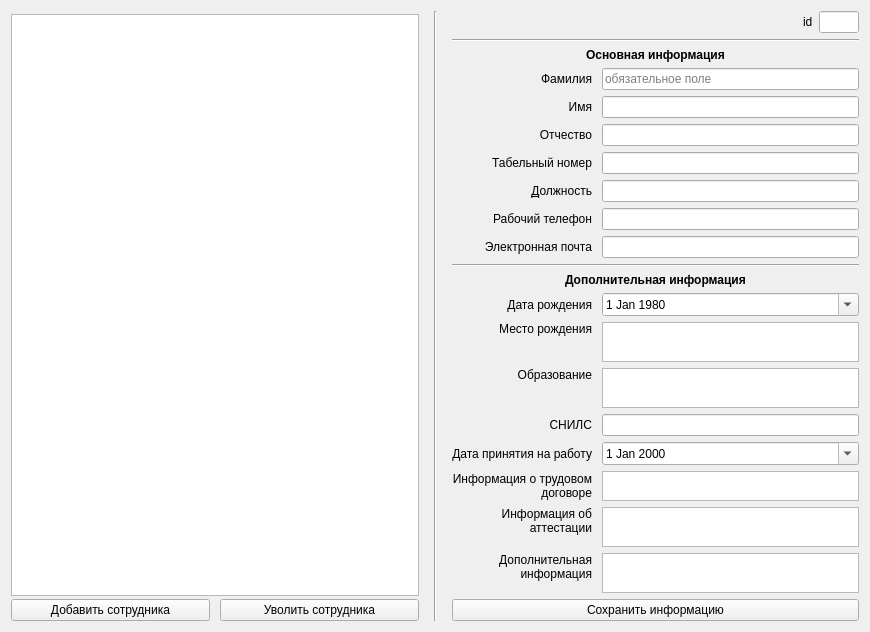
<?xml version="1.0" encoding="UTF-8"?>
<ui version="4.0">
 <class>Form</class>
 <widget class="QWidget" name="Form">
  <property name="geometry">
   <rect>
    <x>0</x>
    <y>0</y>
    <width>870</width>
    <height>621</height>
   </rect>
  </property>
  <property name="windowTitle">
   <string>Form</string>
  </property>
  <layout class="QGridLayout" name="gridLayout_2" columnstretch="0,0,0,0">
   <property name="horizontalSpacing">
    <number>15</number>
   </property>
   <property name="verticalSpacing">
    <number>3</number>
   </property>
   <item row="0" column="3" rowspan="3">
    <layout class="QGridLayout" name="gridLayout" columnstretch="0,0">
     <property name="horizontalSpacing">
      <number>10</number>
     </property>
     <property name="verticalSpacing">
      <number>6</number>
     </property>
     <item row="6" column="0">
      <widget class="QLabel" name="label_4">
       <property name="text">
        <string>Табельный номер</string>
       </property>
       <property name="alignment">
        <set>Qt::AlignRight|Qt::AlignTrailing|Qt::AlignVCenter</set>
       </property>
      </widget>
     </item>
     <item row="5" column="1">
      <widget class="QLineEdit" name="lineEdit_worker_patronymic">
       <property name="placeholderText">
        <string/>
       </property>
      </widget>
     </item>
     <item row="5" column="0">
      <widget class="QLabel" name="label_6">
       <property name="text">
        <string>Отчество</string>
       </property>
       <property name="alignment">
        <set>Qt::AlignRight|Qt::AlignTrailing|Qt::AlignVCenter</set>
       </property>
      </widget>
     </item>
     <item row="3" column="0">
      <widget class="QLabel" name="label_3">
       <property name="text">
        <string>Фамилия</string>
       </property>
       <property name="alignment">
        <set>Qt::AlignRight|Qt::AlignTrailing|Qt::AlignVCenter</set>
       </property>
      </widget>
     </item>
     <item row="8" column="0">
      <widget class="QLabel" name="label_22">
       <property name="text">
        <string>Рабочий телефон</string>
       </property>
       <property name="alignment">
        <set>Qt::AlignRight|Qt::AlignTrailing|Qt::AlignVCenter</set>
       </property>
      </widget>
     </item>
     <item row="7" column="1">
      <widget class="QLineEdit" name="lineEdit_worker_post"/>
     </item>
     <item row="7" column="0">
      <widget class="QLabel" name="label_10">
       <property name="text">
        <string>&amp;Должность</string>
       </property>
       <property name="alignment">
        <set>Qt::AlignRight|Qt::AlignTrailing|Qt::AlignVCenter</set>
       </property>
       <property name="buddy">
        <cstring>lineEdit_worker_post</cstring>
       </property>
      </widget>
     </item>
     <item row="19" column="0">
      <widget class="QLabel" name="label_18">
       <property name="text">
        <string>Дополнительная информация</string>
       </property>
       <property name="alignment">
        <set>Qt::AlignRight|Qt::AlignTop|Qt::AlignTrailing</set>
       </property>
       <property name="wordWrap">
        <bool>true</bool>
       </property>
      </widget>
     </item>
     <item row="11" column="0" colspan="2" alignment="Qt::AlignHCenter">
      <widget class="QLabel" name="label_14">
       <property name="maximumSize">
        <size>
         <width>16777215</width>
         <height>20</height>
        </size>
       </property>
       <property name="text">
        <string>&lt;html&gt;&lt;head/&gt;&lt;body&gt;&lt;p&gt;&lt;span style=&quot; font-size:9pt; font-weight:600;&quot;&gt;Дополнительная информация&lt;/span&gt;&lt;/p&gt;&lt;/body&gt;&lt;/html&gt;</string>
       </property>
      </widget>
     </item>
     <item row="10" column="0" colspan="2">
      <widget class="Line" name="line_3">
       <property name="orientation">
        <enum>Qt::Horizontal</enum>
       </property>
      </widget>
     </item>
     <item row="9" column="1">
      <widget class="QLineEdit" name="lineEdit_worker_email"/>
     </item>
     <item row="9" column="0">
      <widget class="QLabel" name="label_16">
       <property name="text">
        <string>Электронная почта</string>
       </property>
       <property name="alignment">
        <set>Qt::AlignRight|Qt::AlignTrailing|Qt::AlignVCenter</set>
       </property>
      </widget>
     </item>
     <item row="14" column="1">
      <widget class="QPlainTextEdit" name="plainTextEdit_worker_education">
       <property name="maximumSize">
        <size>
         <width>16777215</width>
         <height>40</height>
        </size>
       </property>
       <property name="tabChangesFocus">
        <bool>true</bool>
       </property>
      </widget>
     </item>
     <item row="14" column="0">
      <widget class="QLabel" name="label_19">
       <property name="text">
        <string>Образование</string>
       </property>
       <property name="alignment">
        <set>Qt::AlignRight|Qt::AlignTop|Qt::AlignTrailing</set>
       </property>
      </widget>
     </item>
     <item row="13" column="1">
      <widget class="QPlainTextEdit" name="plainTextEdit_worker_birthplace">
       <property name="maximumSize">
        <size>
         <width>16777215</width>
         <height>40</height>
        </size>
       </property>
       <property name="tabChangesFocus">
        <bool>true</bool>
       </property>
      </widget>
     </item>
     <item row="20" column="0" colspan="2">
      <widget class="QPushButton" name="pushButton_save">
       <property name="text">
        <string>Сохранить информацию</string>
       </property>
      </widget>
     </item>
     <item row="8" column="1">
      <widget class="QLineEdit" name="lineEdit_worker_phone">
       <property name="inputMask">
        <string/>
       </property>
       <property name="text">
        <string/>
       </property>
      </widget>
     </item>
     <item row="6" column="1">
      <widget class="QLineEdit" name="lineEdit_worker_tab_number">
       <property name="placeholderText">
        <string/>
       </property>
      </widget>
     </item>
     <item row="0" column="0" colspan="2">
      <layout class="QHBoxLayout" name="horizontalLayout">
       <property name="spacing">
        <number>6</number>
       </property>
       <item>
        <spacer name="horizontalSpacer">
         <property name="orientation">
          <enum>Qt::Horizontal</enum>
         </property>
         <property name="sizeHint" stdset="0">
          <size>
           <width>40</width>
           <height>20</height>
          </size>
         </property>
        </spacer>
       </item>
       <item>
        <widget class="QLabel" name="label">
         <property name="text">
          <string>id</string>
         </property>
        </widget>
       </item>
       <item>
        <widget class="QLineEdit" name="lineEdit_worker_id">
         <property name="maximumSize">
          <size>
           <width>40</width>
           <height>16777215</height>
          </size>
         </property>
         <property name="readOnly">
          <bool>true</bool>
         </property>
        </widget>
       </item>
      </layout>
     </item>
     <item row="3" column="1">
      <widget class="QLineEdit" name="lineEdit_worker_surname">
       <property name="placeholderText">
        <string>обязательное поле</string>
       </property>
      </widget>
     </item>
     <item row="2" column="0" colspan="2" alignment="Qt::AlignHCenter">
      <widget class="QLabel" name="label_2">
       <property name="maximumSize">
        <size>
         <width>16777215</width>
         <height>20</height>
        </size>
       </property>
       <property name="text">
        <string>&lt;html&gt;&lt;head/&gt;&lt;body&gt;&lt;p&gt;&lt;span style=&quot; font-size:9pt; font-weight:600;&quot;&gt;Основная информация&lt;/span&gt;&lt;/p&gt;&lt;/body&gt;&lt;/html&gt;</string>
       </property>
      </widget>
     </item>
     <item row="1" column="0" colspan="2">
      <widget class="Line" name="line_2">
       <property name="orientation">
        <enum>Qt::Horizontal</enum>
       </property>
      </widget>
     </item>
     <item row="17" column="0">
      <widget class="QLabel" name="label_11">
       <property name="text">
        <string>Информация о трудовом договоре</string>
       </property>
       <property name="alignment">
        <set>Qt::AlignRight|Qt::AlignTrailing|Qt::AlignVCenter</set>
       </property>
       <property name="wordWrap">
        <bool>true</bool>
       </property>
      </widget>
     </item>
     <item row="16" column="1">
      <widget class="QDateEdit" name="dateEdit_worker_startjob_date">
       <property name="sizePolicy">
        <sizepolicy hsizetype="Minimum" vsizetype="Fixed">
         <horstretch>0</horstretch>
         <verstretch>0</verstretch>
        </sizepolicy>
       </property>
       <property name="showGroupSeparator" stdset="0">
        <bool>false</bool>
       </property>
       <property name="dateTime">
        <datetime>
         <hour>0</hour>
         <minute>0</minute>
         <second>0</second>
         <year>2000</year>
         <month>1</month>
         <day>1</day>
        </datetime>
       </property>
       <property name="calendarPopup">
        <bool>true</bool>
       </property>
      </widget>
     </item>
     <item row="16" column="0">
      <widget class="QLabel" name="label_13">
       <property name="text">
        <string>Дата принятия на работу</string>
       </property>
       <property name="alignment">
        <set>Qt::AlignRight|Qt::AlignTrailing|Qt::AlignVCenter</set>
       </property>
      </widget>
     </item>
     <item row="15" column="1">
      <widget class="QLineEdit" name="lineEdit_worker_snils"/>
     </item>
     <item row="19" column="1">
      <widget class="QPlainTextEdit" name="plainTextEdit_worker_info">
       <property name="maximumSize">
        <size>
         <width>16777215</width>
         <height>40</height>
        </size>
       </property>
       <property name="tabChangesFocus">
        <bool>true</bool>
       </property>
      </widget>
     </item>
     <item row="17" column="1">
      <widget class="QPlainTextEdit" name="plainTextEdit_worker_contract_info">
       <property name="maximumSize">
        <size>
         <width>16777215</width>
         <height>30</height>
        </size>
       </property>
       <property name="tabChangesFocus">
        <bool>true</bool>
       </property>
      </widget>
     </item>
     <item row="13" column="0">
      <widget class="QLabel" name="label_9">
       <property name="text">
        <string>Место рождения</string>
       </property>
       <property name="alignment">
        <set>Qt::AlignRight|Qt::AlignTop|Qt::AlignTrailing</set>
       </property>
      </widget>
     </item>
     <item row="12" column="1">
      <widget class="QDateEdit" name="dateEdit_worker_birthday">
       <property name="showGroupSeparator" stdset="0">
        <bool>false</bool>
       </property>
       <property name="dateTime">
        <datetime>
         <hour>0</hour>
         <minute>0</minute>
         <second>0</second>
         <year>1980</year>
         <month>1</month>
         <day>1</day>
        </datetime>
       </property>
       <property name="calendarPopup">
        <bool>true</bool>
       </property>
      </widget>
     </item>
     <item row="12" column="0">
      <widget class="QLabel" name="label_12">
       <property name="text">
        <string>Дата рождения</string>
       </property>
       <property name="alignment">
        <set>Qt::AlignRight|Qt::AlignTrailing|Qt::AlignVCenter</set>
       </property>
      </widget>
     </item>
     <item row="4" column="1">
      <widget class="QLineEdit" name="lineEdit_worker_name">
       <property name="placeholderText">
        <string/>
       </property>
      </widget>
     </item>
     <item row="15" column="0">
      <widget class="QLabel" name="label_7">
       <property name="text">
        <string>СНИЛС</string>
       </property>
       <property name="alignment">
        <set>Qt::AlignRight|Qt::AlignTrailing|Qt::AlignVCenter</set>
       </property>
      </widget>
     </item>
     <item row="4" column="0">
      <widget class="QLabel" name="label_5">
       <property name="text">
        <string>Имя</string>
       </property>
       <property name="alignment">
        <set>Qt::AlignRight|Qt::AlignTrailing|Qt::AlignVCenter</set>
       </property>
      </widget>
     </item>
     <item row="18" column="1">
      <widget class="QPlainTextEdit" name="plainTextEdit_worker_attestations">
       <property name="maximumSize">
        <size>
         <width>16777215</width>
         <height>40</height>
        </size>
       </property>
       <property name="tabChangesFocus">
        <bool>true</bool>
       </property>
      </widget>
     </item>
     <item row="18" column="0">
      <widget class="QLabel" name="label_21">
       <property name="text">
        <string>Информация об аттестации</string>
       </property>
       <property name="alignment">
        <set>Qt::AlignRight|Qt::AlignTop|Qt::AlignTrailing</set>
       </property>
       <property name="wordWrap">
        <bool>true</bool>
       </property>
      </widget>
     </item>
    </layout>
   </item>
   <item row="0" column="2" rowspan="3">
    <widget class="Line" name="line">
     <property name="orientation">
      <enum>Qt::Vertical</enum>
     </property>
    </widget>
   </item>
   <item row="2" column="0">
    <layout class="QHBoxLayout" name="horizontalLayout_2">
     <property name="spacing">
      <number>10</number>
     </property>
     <item>
      <widget class="QPushButton" name="pushButton_add">
       <property name="text">
        <string>Добавить сотрудника</string>
       </property>
      </widget>
     </item>
     <item>
      <widget class="QPushButton" name="pushButton_delete">
       <property name="text">
        <string>Уволить сотрудника</string>
       </property>
      </widget>
     </item>
    </layout>
   </item>
   <item row="1" column="0">
    <widget class="QTreeView" name="treeView">
     <property name="minimumSize">
      <size>
       <width>0</width>
       <height>570</height>
      </size>
     </property>
    </widget>
   </item>
   <item row="0" column="0">
    <layout class="QVBoxLayout" name="verticalLayout"/>
   </item>
  </layout>
 </widget>
 <resources/>
 <connections/>
</ui>
